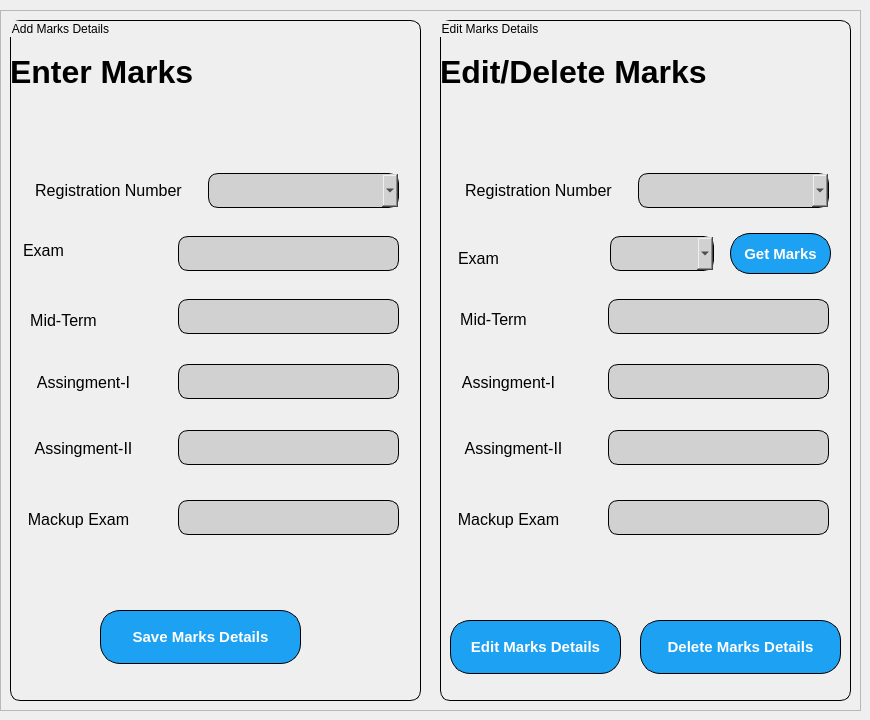
       <widget class="QWidget" name="umarkstab">
        <attribute name="title">
         <string>Upload Marks</string>
        </attribute>
        <widget class="QFrame" name="frame_2">
         <property name="geometry">
          <rect>
           <x>0</x>
           <y>10</y>
           <width>861</width>
           <height>701</height>
          </rect>
         </property>
         <property name="frameShape">
          <enum>QFrame::StyledPanel</enum>
         </property>
         <property name="frameShadow">
          <enum>QFrame::Raised</enum>
         </property>
         <widget class="QGroupBox" name="groupBox">
          <property name="geometry">
           <rect>
            <x>10</x>
            <y>10</y>
            <width>411</width>
            <height>681</height>
           </rect>
          </property>
          <property name="styleSheet">
           <string notr="true">border:1px solid rgb(0, 0, 0);
border-radius: 10px;</string>
          </property>
          <property name="title">
           <string>Add Marks Details</string>
          </property>
          <widget class="QLabel" name="label">
           <property name="geometry">
            <rect>
             <x>0</x>
             <y>25</y>
             <width>401</width>
             <height>53</height>
            </rect>
           </property>
           <property name="font">
            <font>
             <pointsize>24</pointsize>
             <weight>75</weight>
             <bold>true</bold>
            </font>
           </property>
           <property name="styleSheet">
            <string notr="true">border:none;</string>
           </property>
           <property name="text">
            <string>Enter Marks</string>
           </property>
          </widget>
          <widget class="QLabel" name="l2_2">
           <property name="geometry">
            <rect>
             <x>8</x>
             <y>160</y>
             <width>181</width>
             <height>21</height>
            </rect>
           </property>
           <property name="font">
            <font>
             <pointsize>12</pointsize>
            </font>
           </property>
           <property name="styleSheet">
            <string notr="true">border:none;</string>
           </property>
           <property name="text">
            <string>Registration Number</string>
           </property>
           <property name="alignment">
            <set>Qt::AlignCenter</set>
           </property>
          </widget>
          <widget class="QComboBox" name="usection_2">
           <property name="geometry">
            <rect>
             <x>198</x>
             <y>153</y>
             <width>191</width>
             <height>35</height>
            </rect>
           </property>
           <property name="font">
            <font>
             <pointsize>11</pointsize>
            </font>
           </property>
           <property name="statusTip">
            <string/>
           </property>
           <property name="styleSheet">
            <string notr="true">background-color: rgb(209, 209, 209);

border:1px solid rgb(0, 0, 0);
border-radius: 10px;</string>
           </property>
           <item>
            <property name="text">
             <string/>
            </property>
           </item>
           <item>
            <property name="text">
             <string/>
            </property>
           </item>
          </widget>
          <widget class="QLabel" name="l3_2">
           <property name="geometry">
            <rect>
             <x>8</x>
             <y>220</y>
             <width>51</width>
             <height>21</height>
            </rect>
           </property>
           <property name="font">
            <font>
             <pointsize>12</pointsize>
            </font>
           </property>
           <property name="styleSheet">
            <string notr="true">border:none;</string>
           </property>
           <property name="text">
            <string>Exam</string>
           </property>
           <property name="alignment">
            <set>Qt::AlignCenter</set>
           </property>
          </widget>
          <widget class="QLineEdit" name="lineEdit">
           <property name="geometry">
            <rect>
             <x>168</x>
             <y>216</y>
             <width>221</width>
             <height>35</height>
            </rect>
           </property>
           <property name="styleSheet">
            <string notr="true">background-color: rgb(209, 209, 209);

border:1px solid rgb(0, 0, 0);
border-radius: 10px;</string>
           </property>
          </widget>
          <widget class="QLabel" name="l3_3">
           <property name="geometry">
            <rect>
             <x>8</x>
             <y>290</y>
             <width>91</width>
             <height>21</height>
            </rect>
           </property>
           <property name="font">
            <font>
             <pointsize>12</pointsize>
            </font>
           </property>
           <property name="styleSheet">
            <string notr="true">border:none;</string>
           </property>
           <property name="text">
            <string>Mid-Term</string>
           </property>
           <property name="alignment">
            <set>Qt::AlignCenter</set>
           </property>
          </widget>
          <widget class="QLineEdit" name="lineEdit_2">
           <property name="geometry">
            <rect>
             <x>168</x>
             <y>279</y>
             <width>221</width>
             <height>35</height>
            </rect>
           </property>
           <property name="styleSheet">
            <string notr="true">background-color: rgb(209, 209, 209);

border:1px solid rgb(0, 0, 0);
border-radius: 10px;</string>
           </property>
          </widget>
          <widget class="QLabel" name="l3_4">
           <property name="geometry">
            <rect>
             <x>8</x>
             <y>352</y>
             <width>131</width>
             <height>21</height>
            </rect>
           </property>
           <property name="font">
            <font>
             <pointsize>12</pointsize>
            </font>
           </property>
           <property name="styleSheet">
            <string notr="true">border:none;</string>
           </property>
           <property name="text">
            <string>Assingment-I</string>
           </property>
           <property name="alignment">
            <set>Qt::AlignCenter</set>
           </property>
          </widget>
          <widget class="QLineEdit" name="lineEdit_3">
           <property name="geometry">
            <rect>
             <x>168</x>
             <y>344</y>
             <width>221</width>
             <height>35</height>
            </rect>
           </property>
           <property name="styleSheet">
            <string notr="true">background-color: rgb(209, 209, 209);

border:1px solid rgb(0, 0, 0);
border-radius: 10px;</string>
           </property>
          </widget>
          <widget class="QLabel" name="l3_5">
           <property name="geometry">
            <rect>
             <x>8</x>
             <y>418</y>
             <width>131</width>
             <height>21</height>
            </rect>
           </property>
           <property name="font">
            <font>
             <pointsize>12</pointsize>
            </font>
           </property>
           <property name="styleSheet">
            <string notr="true">border:none;</string>
           </property>
           <property name="text">
            <string>Assingment-II</string>
           </property>
           <property name="alignment">
            <set>Qt::AlignCenter</set>
           </property>
          </widget>
          <widget class="QLineEdit" name="lineEdit_4">
           <property name="geometry">
            <rect>
             <x>168</x>
             <y>410</y>
             <width>221</width>
             <height>35</height>
            </rect>
           </property>
           <property name="styleSheet">
            <string notr="true">background-color: rgb(209, 209, 209);

border:1px solid rgb(0, 0, 0);
border-radius: 10px;</string>
           </property>
          </widget>
          <widget class="QLabel" name="l3_6">
           <property name="geometry">
            <rect>
             <x>8</x>
             <y>484</y>
             <width>121</width>
             <height>31</height>
            </rect>
           </property>
           <property name="font">
            <font>
             <pointsize>12</pointsize>
            </font>
           </property>
           <property name="styleSheet">
            <string notr="true">border:none;</string>
           </property>
           <property name="text">
            <string>Mackup Exam</string>
           </property>
           <property name="alignment">
            <set>Qt::AlignCenter</set>
           </property>
          </widget>
          <widget class="QLineEdit" name="lineEdit_5">
           <property name="geometry">
            <rect>
             <x>168</x>
             <y>480</y>
             <width>221</width>
             <height>35</height>
            </rect>
           </property>
           <property name="styleSheet">
            <string notr="true">background-color: rgb(209, 209, 209);

border:1px solid rgb(0, 0, 0);
border-radius: 10px;</string>
           </property>
          </widget>
          <widget class="QPushButton" name="usearch_2">
           <property name="geometry">
            <rect>
             <x>90</x>
             <y>570</y>
             <width>201</width>
             <height>74</height>
            </rect>
           </property>
           <property name="font">
            <font>
             <pointsize>11</pointsize>
             <weight>99</weight>
             <bold>true</bold>
            </font>
           </property>
           <property name="styleSheet">
            <string notr="true">color: white;
  margin-top: 20px;
  background: #1DA1F2;
  height: 40px;
  border-radius: 20px;
  cursor: pointer;
  font-weight: 900;
  box-shadow: 6px 6px 6px #cbced1, -6px -6px 6px white;
  transition: 0.5s;
text-align:center;
</string>
           </property>
           <property name="text">
            <string>Save Marks Details</string>
           </property>
          </widget>
         </widget>
         <widget class="QGroupBox" name="groupBox_2">
          <property name="geometry">
           <rect>
            <x>440</x>
            <y>10</y>
            <width>411</width>
            <height>681</height>
           </rect>
          </property>
          <property name="styleSheet">
           <string notr="true">border:1px solid rgb(0, 0, 0);
border-radius: 10px;</string>
          </property>
          <property name="title">
           <string>Edit Marks Details</string>
          </property>
          <widget class="QLabel" name="label_5">
           <property name="geometry">
            <rect>
             <x>0</x>
             <y>25</y>
             <width>401</width>
             <height>53</height>
            </rect>
           </property>
           <property name="font">
            <font>
             <pointsize>24</pointsize>
             <weight>75</weight>
             <bold>true</bold>
            </font>
           </property>
           <property name="styleSheet">
            <string notr="true">border:none;</string>
           </property>
           <property name="text">
            <string>Edit/Delete Marks</string>
           </property>
          </widget>
          <widget class="QLabel" name="l2_6">
           <property name="geometry">
            <rect>
             <x>8</x>
             <y>160</y>
             <width>181</width>
             <height>21</height>
            </rect>
           </property>
           <property name="font">
            <font>
             <pointsize>12</pointsize>
            </font>
           </property>
           <property name="styleSheet">
            <string notr="true">border:none;</string>
           </property>
           <property name="text">
            <string>Registration Number</string>
           </property>
           <property name="alignment">
            <set>Qt::AlignCenter</set>
           </property>
          </widget>
          <widget class="QComboBox" name="usection_4">
           <property name="geometry">
            <rect>
             <x>198</x>
             <y>153</y>
             <width>191</width>
             <height>35</height>
            </rect>
           </property>
           <property name="font">
            <font>
             <pointsize>11</pointsize>
            </font>
           </property>
           <property name="statusTip">
            <string/>
           </property>
           <property name="styleSheet">
            <string notr="true">background-color: rgb(209, 209, 209);

border:1px solid rgb(0, 0, 0);
border-radius: 10px;</string>
           </property>
           <item>
            <property name="text">
             <string/>
            </property>
           </item>
           <item>
            <property name="text">
             <string/>
            </property>
           </item>
          </widget>
          <widget class="QLabel" name="l3_22">
           <property name="geometry">
            <rect>
             <x>8</x>
             <y>230</y>
             <width>61</width>
             <height>16</height>
            </rect>
           </property>
           <property name="font">
            <font>
             <pointsize>12</pointsize>
            </font>
           </property>
           <property name="styleSheet">
            <string notr="true">border:none;</string>
           </property>
           <property name="text">
            <string>Exam</string>
           </property>
           <property name="alignment">
            <set>Qt::AlignCenter</set>
           </property>
          </widget>
          <widget class="QLabel" name="l3_23">
           <property name="geometry">
            <rect>
             <x>8</x>
             <y>291</y>
             <width>91</width>
             <height>16</height>
            </rect>
           </property>
           <property name="font">
            <font>
             <pointsize>12</pointsize>
            </font>
           </property>
           <property name="styleSheet">
            <string notr="true">border:none;</string>
           </property>
           <property name="text">
            <string>Mid-Term</string>
           </property>
           <property name="alignment">
            <set>Qt::AlignCenter</set>
           </property>
          </widget>
          <widget class="QLineEdit" name="lineEdit_19">
           <property name="geometry">
            <rect>
             <x>168</x>
             <y>279</y>
             <width>221</width>
             <height>35</height>
            </rect>
           </property>
           <property name="styleSheet">
            <string notr="true">background-color: rgb(209, 209, 209);

border:1px solid rgb(0, 0, 0);
border-radius: 10px;</string>
           </property>
          </widget>
          <widget class="QLabel" name="l3_24">
           <property name="geometry">
            <rect>
             <x>8</x>
             <y>352</y>
             <width>121</width>
             <height>21</height>
            </rect>
           </property>
           <property name="font">
            <font>
             <pointsize>12</pointsize>
            </font>
           </property>
           <property name="styleSheet">
            <string notr="true">border:none;</string>
           </property>
           <property name="text">
            <string>Assingment-I</string>
           </property>
           <property name="alignment">
            <set>Qt::AlignCenter</set>
           </property>
          </widget>
          <widget class="QLineEdit" name="lineEdit_20">
           <property name="geometry">
            <rect>
             <x>168</x>
             <y>344</y>
             <width>221</width>
             <height>35</height>
            </rect>
           </property>
           <property name="styleSheet">
            <string notr="true">background-color: rgb(209, 209, 209);

border:1px solid rgb(0, 0, 0);
border-radius: 10px;</string>
           </property>
          </widget>
          <widget class="QLabel" name="l3_25">
           <property name="geometry">
            <rect>
             <x>8</x>
             <y>418</y>
             <width>131</width>
             <height>21</height>
            </rect>
           </property>
           <property name="font">
            <font>
             <pointsize>12</pointsize>
            </font>
           </property>
           <property name="styleSheet">
            <string notr="true">border:none;</string>
           </property>
           <property name="text">
            <string>Assingment-II</string>
           </property>
           <property name="alignment">
            <set>Qt::AlignCenter</set>
           </property>
          </widget>
          <widget class="QLineEdit" name="lineEdit_21">
           <property name="geometry">
            <rect>
             <x>168</x>
             <y>410</y>
             <width>221</width>
             <height>35</height>
            </rect>
           </property>
           <property name="styleSheet">
            <string notr="true">background-color: rgb(209, 209, 209);

border:1px solid rgb(0, 0, 0);
border-radius: 10px;</string>
           </property>
          </widget>
          <widget class="QLabel" name="l3_26">
           <property name="geometry">
            <rect>
             <x>8</x>
             <y>484</y>
             <width>121</width>
             <height>31</height>
            </rect>
           </property>
           <property name="font">
            <font>
             <pointsize>12</pointsize>
            </font>
           </property>
           <property name="styleSheet">
            <string notr="true">border:none;</string>
           </property>
           <property name="text">
            <string>Mackup Exam</string>
           </property>
           <property name="alignment">
            <set>Qt::AlignCenter</set>
           </property>
          </widget>
          <widget class="QLineEdit" name="lineEdit_25">
           <property name="geometry">
            <rect>
             <x>168</x>
             <y>480</y>
             <width>221</width>
             <height>35</height>
            </rect>
           </property>
           <property name="styleSheet">
            <string notr="true">background-color: rgb(209, 209, 209);

border:1px solid rgb(0, 0, 0);
border-radius: 10px;</string>
           </property>
          </widget>
          <widget class="QPushButton" name="usearch_4">
           <property name="geometry">
            <rect>
             <x>10</x>
             <y>580</y>
             <width>171</width>
             <height>74</height>
            </rect>
           </property>
           <property name="font">
            <font>
             <pointsize>11</pointsize>
             <weight>99</weight>
             <bold>true</bold>
            </font>
           </property>
           <property name="styleSheet">
            <string notr="true">color: white;
  margin-top: 20px;
  background: #1DA1F2;
  height: 40px;
  border-radius: 20px;
  cursor: pointer;
  font-weight: 900;
  box-shadow: 6px 6px 6px #cbced1, -6px -6px 6px white;
  transition: 0.5s;
text-align:center;
</string>
           </property>
           <property name="text">
            <string>Edit Marks Details</string>
           </property>
          </widget>
          <widget class="QComboBox" name="usection_8">
           <property name="geometry">
            <rect>
             <x>170</x>
             <y>216</y>
             <width>104</width>
             <height>35</height>
            </rect>
           </property>
           <property name="font">
            <font>
             <pointsize>11</pointsize>
            </font>
           </property>
           <property name="statusTip">
            <string/>
           </property>
           <property name="styleSheet">
            <string notr="true">background-color: rgb(209, 209, 209);

border:1px solid rgb(0, 0, 0);
border-radius: 10px;</string>
           </property>
           <item>
            <property name="text">
             <string/>
            </property>
           </item>
           <item>
            <property name="text">
             <string/>
            </property>
           </item>
          </widget>
          <widget class="QPushButton" name="usearch_5">
           <property name="geometry">
            <rect>
             <x>290</x>
             <y>193</y>
             <width>101</width>
             <height>61</height>
            </rect>
           </property>
           <property name="font">
            <font>
             <pointsize>11</pointsize>
             <weight>99</weight>
             <bold>true</bold>
            </font>
           </property>
           <property name="styleSheet">
            <string notr="true">color: white;
  margin-top: 20px;
  background: #1DA1F2;
  height: 40px;
  border-radius: 20px;
  cursor: pointer;
  font-weight: 900;
  box-shadow: 6px 6px 6px #cbced1, -6px -6px 6px white;
  transition: 0.5s;
text-align:center;
</string>
           </property>
           <property name="text">
            <string>Get Marks</string>
           </property>
          </widget>
          <widget class="QPushButton" name="usearch_10">
           <property name="geometry">
            <rect>
             <x>200</x>
             <y>580</y>
             <width>201</width>
             <height>74</height>
            </rect>
           </property>
           <property name="font">
            <font>
             <pointsize>11</pointsize>
             <weight>99</weight>
             <bold>true</bold>
            </font>
           </property>
           <property name="styleSheet">
            <string notr="true">color: white;
  margin-top: 20px;
  background: #1DA1F2;
  height: 40px;
  border-radius: 20px;
  cursor: pointer;
  font-weight: 900;
  box-shadow: 6px 6px 6px #cbced1, -6px -6px 6px white;
  transition: 0.5s;
text-align:center;
</string>
           </property>
           <property name="text">
            <string>Delete Marks Details</string>
           </property>
          </widget>
         </widget>
        </widget>
       </widget>
